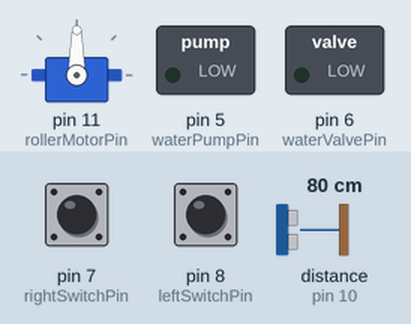
This sketch was run on a simulated Arduino Uno, built with avr-gcc and run on an emulated ATmega328P. On the bench: servo, switched loads named in the sketch (green lamp = pin HIGH). Wiring (inferred from the names in the program): ultrasonic range finder: trigger pin 9; echo pin 10. The test bench sets the inputs (shaded band); at power-on: pin 7 (rightSwitchPin) LOW, pin 8 (leftSwitchPin) LOW, distance to the obstacle (sensor on pin 10) 80 cm. The echo pulse lasts 58.3 µs per cm; pins used as bus, display or sensor lines are not drawn.

Above: at 1.2 s.
1.3 s: pin 7 (rightSwitchPin) pulled HIGH for 0.15 s
At 7.6 s:
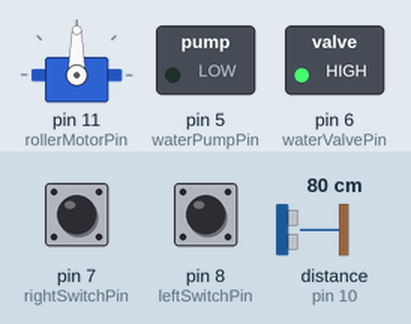
At 17.5 s:
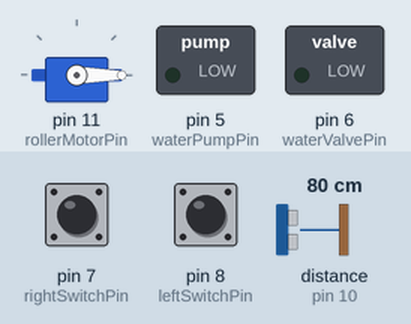
Timing chart, 0 to 17.8 s (numbered marks = the images above; inputs shaded):
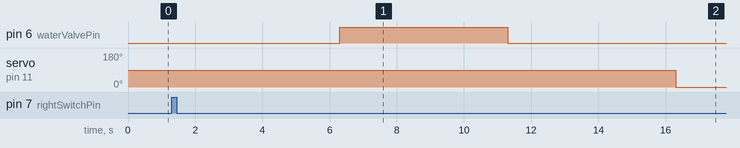

The sketch:

sketch_22_water_tank_system_with_roller.ino
```cpp
#include <Servo.h>

// Pin Definitions
const int trigPin = 9;
const int echoPin = 10;
const int leftSwitchPin = 8;
const int rightSwitchPin = 7;
const int waterValvePin = 6;
const int waterPumpPin = 5;
const int rollerMotorPin = 11;

// Variables
long duration;
int distance;

// Initialize Servo
Servo rollerMotor;

void setup() {
  // Initialize Serial Monitor
  Serial.begin(9600);

  // Setup ultrasonic sensor pins
  pinMode(trigPin, OUTPUT);
  pinMode(echoPin, INPUT);

  // Setup roller sensor switch pins
  pinMode(leftSwitchPin, INPUT);
  pinMode(rightSwitchPin, INPUT);

  // Setup water valve and pump pins
  pinMode(waterValvePin, OUTPUT);
  pinMode(waterPumpPin, OUTPUT);

  // Attach Servo motor
  rollerMotor.attach(rollerMotorPin);

  // Ensure initial state
  digitalWrite(waterPumpPin, LOW); // Pump OFF
  digitalWrite(waterValvePin, LOW); // Water out OFF
  rollerMotor.write(90); // Roller motor OFF (Neutral Position)
}


void loop() {
  distance = getDistance();

  bool leftSwitchState = digitalRead(leftSwitchPin);
  bool rightSwitchState = digitalRead(rightSwitchPin);

  // When water level is high
  if (distance >= 80 && leftSwitchState == HIGH) {
    delay(5000); // Wait 5 seconds
    digitalWrite(waterPumpPin, LOW); // Turn off the water pump
    digitalWrite(waterValvePin, LOW); // Ensure water out is OFF
    delay(5000); // Wait 5 seconds
    rollerMotor.write(180); // Roller motor FORWARD
    // happen automatically : leftSwitchState == LOW;
  }

  // When roller sensor switch is ON to the RIGHT
  if (rightSwitchState == HIGH) {
    rollerMotor.write(90); // Stop the roller motor
    delay(5000);
    digitalWrite(waterPumpPin, LOW); // Ensure water pump is off
    digitalWrite(waterValvePin, HIGH); // Open the water valve
  }

  // When water level is low
  if (distance <= 20 && rightSwitchState == HIGH) {
    delay(5000); // Wait 5 seconds
    digitalWrite(waterValvePin, LOW); // Close the water valve
    delay(5000); // Wait 5 seconds
    rollerMotor.write(0); // Roller motor BACKWARD
    // happen automatically : rightSwitchState == LOW;
  }

  // When roller sensor switch is ON to the LEFT
  if (leftSwitchState == HIGH) {
    rollerMotor.write(90); // Stop the roller motor
    delay(5000); // Wait 5 seconds
    digitalWrite(waterPumpPin, HIGH); // Turn on the water pump
  }
}

// Function to get the distance from the ultrasonic sensor
int getDistance() {
  digitalWrite(trigPin, LOW);
  delayMicroseconds(2);
  digitalWrite(trigPin, HIGH);
  delayMicroseconds(10);
  digitalWrite(trigPin, LOW);

  duration = pulseIn(echoPin, HIGH);
  distance = duration * 0.034 / 2;
  distance = map(distance, 0, 800, 0, 100);
  return distance;
}
```

Measured:
- after the input at 1.3 s, pin 6 (waterValvePin): LOW → HIGH after 5.0 s, → LOW 5.0 s later; servo on pin 11 (rollerMotorPin): 90° → 0° after 15.0 s
